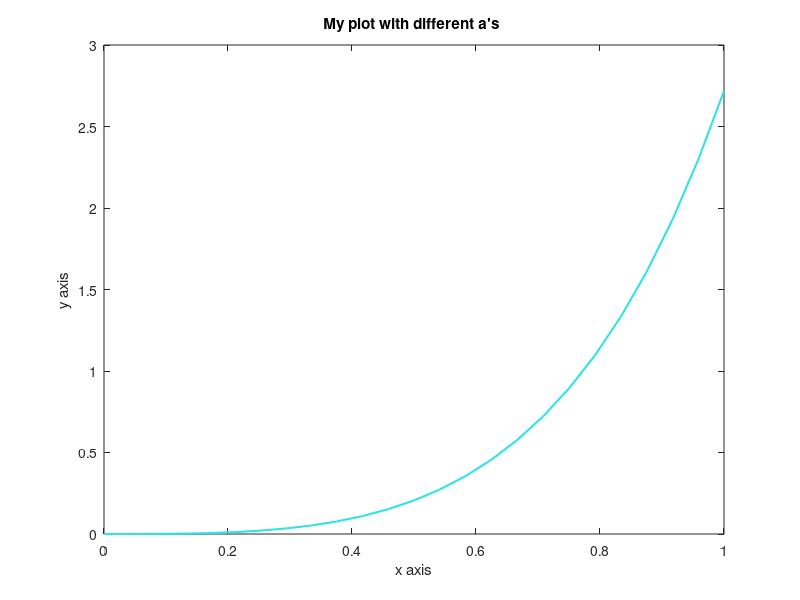

Write MATLAB code to recreate this figure.
%% Trying out things in scripts / cell mode
%
% Denis Schluppeck, University of Nottingham
%
%% Quick prototyping with cells
%
% If you want to
% Two %% signs at the beginning of a line mark the start of a cell. When
% the cursor is inside, the cell is highlighted and you can use the "Run
% Section" button in the Editor control bar to run the bits of the code
% that are in this cell.
%
% If you want to do several sections in sequence, you could also "Run and
% Advance".
%
% In addition to being neat for trying things out, you can also "publish"
% scripts like this to HTML, PDF or similar... which makes it useful for
% sharing your work with others.

%% Start with a clean slate
clear all
close all

%% Make a figure

% we want to always use the window number 1 here, so specify it 
figure(1)

% our x-axis will also stay the same
x = linspace(0,1, 25);

%% Decide on some numbers to plot

% but we want to change this parameter here and see the effect of changing
% it, say, between 0.5 and 8

a = 3; % a parameter you want to set

% For publishing, you can also include equations ($\LaTeX$ format)and
% markup. A simple equation $y(x) = x^a e^x$ 
%
% *bold text* looks like this
% _italic text_ 
% |monospace / typewriter text|
% and even links to webpages 
% <http://www.mathworks.com MathWorks>

y = x.^a .* exp(x);

% make a plot

myRandomPlotColor = rand(1,3); % makes a 1-by-3 vector for a random RGB color
plot(x,y,'linewidth',1.5, 'color', myRandomPlotColor);

% and |hold on| to keep the plots for different iterations
hold on

%% and add some decorations to the plot:

title('My plot with different a''s ')
xlabel('x axis')
ylabel('y axis')


